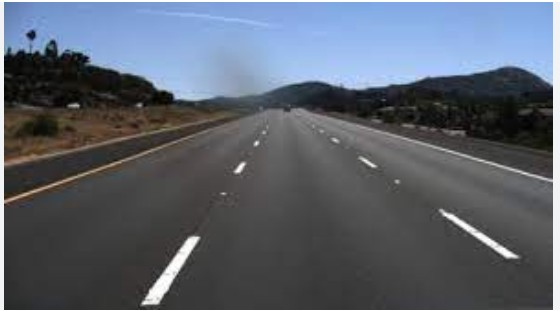
#> input picture lane_det_test_01.jpg, 560 x 311 px
$ python LaneDetection_Main.py
#> lines starting #> are read from the running program, lines starting #| are printed output that depends on the picture; after the words box and inside, x2 and y2 are one past the last pixel; in counts of white or black regions, pixels touching at a corner belong together
#> further down, img is the input picture: shape (311, 560, 3); mean B, G, R 109.9, 99, 92.1
### laneDetection.py
import cv2
import matplotlib.pyplot as plt
import numpy as np

def grey_scale(img): # 1) converts frame to grey scale
    img = np.asarray(img)
    return cv2.cvtColor(img, cv2.COLOR_BGR2GRAY)

def guass_blur(img): # Applying a 5x5 Guassian kernel to remove noise/smooth image
    bluredImg = cv2.GaussianBlur(img, (5,5), 0)
    return bluredImg

def canny_edge_det(img, low, high): # Canny edge detection
#> called with low = 50, high = 150
    edges = cv2.Canny(img, low, high) # low thresh = 100, high = 200
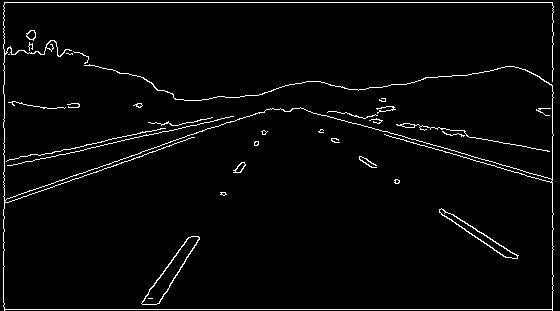
#> edges: shape (311, 560); 2.9% white in thin lines or dots
    # cv2.imshow("Edges", edges)
    # cv2.waitKey(0)
    # cv2.destroyAllWindows()
    return edges

# [12 lines of commented-out code are left out]

def regionOfInterest(edges_):
    h, w = edges_.shape
#> h = 311; w = 560
    triMask = np.zeros_like(edges_)
    reg_of_int = np.array([[
        (0,h),
        (w*0.45, h*0.5),
        (w*0.55, h*0.5),
        (w, 0.7*h ),
        (w, h)]], dtype=np.int32)
    cv2.fillPoly(triMask, reg_of_int, 255)
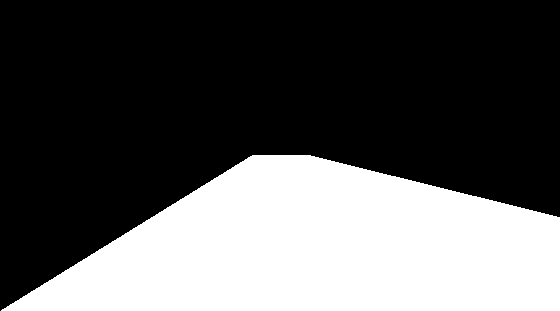
#> triMask: shape (311, 560); 34.4% white; 1 white region, box (x1, y1, x2, y2) and area: (1, 155, 560, 311) 59862
    # cv2.imshow("Mask", triMask)
    # cv2.waitKey(0)
    # cv2.destroyAllWindows()

    masked = cv2.bitwise_and(edges_, triMask)
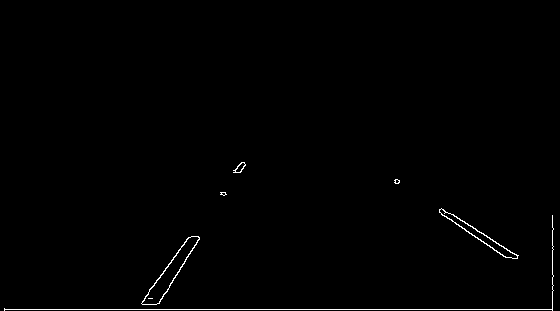
#> masked: shape (311, 560); 0.7% white in thin lines or dots, all inside (x1, y1, x2, y2) = (4, 162, 554, 311)
    cv2.imshow("Masked edges", masked)
    cv2.waitKey(0)
    cv2.destroyAllWindows()
    return masked


def houghLineTransform(img, threshold):
#> called with threshold = 50
    y, x = img.shape
#> y = 311; x = 560
    diagLine = int(np.ceil(x**2 + y**2))
#> diagLine = 410321
    rhos = np.linspace(-diagLine, diagLine, 2*diagLine + 1)
    angles = np.deg2rad(np.arange(-90,90))
    accum = np.zeros((len(rhos), len(angles)))

    y_coors, x_coors = np.nonzero(img) # Allows us to skip the nested loop when considering the columns
#> y_coors = 1222 values from 162 to 310; x_coors = 1222 values, max 553 at index 185, min 4 at index 669, mean 317.6
    print("Number of edge pixels:", len(x_coors))
#| Number of edge pixels: 1222

    cos_a = np.cos(angles)
    sin_a = np.sin(angles)

#     # Computes x*cos(angle) for all x coordinates and all angles all at once and stores the result in a 2D matrix
#     # where  each row is an edge (x-coord) pixel and each columns corresponds to an angle
#     # Does the above for y*sin(angle) as well
#     # rhos_matrix returns a matrix where each row corresponds to an (x,y) edge pixel and each column corresponds to an angle
    rhos_matrix = np.outer(x_coors, cos_a) + np.outer(y_coors, sin_a)  # Vecotorization to avoid nested operations - where each (x,y) there would be a nested loop for each rho calculation
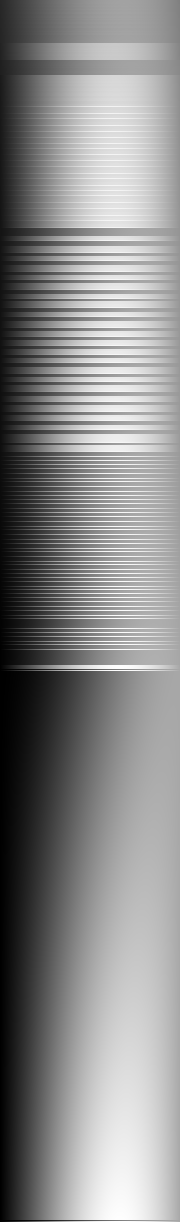
#> rhos_matrix: shape (1222, 180) float64; min -310, max 633.1, mean 200.6; drawn with min black and max white
#     # print(f"rhos min: {rhos.min()}, rhos max: {rhos.max()}")
#     # print(f"rhos_matrix min: {rhos_matrix.min()}, rhos_matrix max: {rhos_matrix.max()}")

#     # **Efficient rho binning using np.digitize()**
    rho_indexes = np.digitize(rhos_matrix.ravel(), rhos) - 1  # Get closest bin index
#     # print(f"rho_indexes min: {rho_indexes.min()}, rho_indexes max: {rho_indexes.max()}")
    rho_indexes = rho_indexes.reshape(rhos_matrix.shape)  # Reshape to match (num_edges, num_thetas)

#     # accumulate votes

    for i in range(len(angles)):
         np.add.at(accum[:,i], rho_indexes[:,i], 1) # increment index for each ith angle column correspinding to the rho indexes at the ith angle

#
    rho_angles_peaks = np.argwhere(accum > threshold) # returns indexes (row, col) of peak votes
#     print(rho_angles_peaks)
#     # given the parameters of the most defined lines, we now transform from polor coordinates to cartesian coordinates
    for rho_idx, angles_idx in rho_angles_peaks:
        rho_val = rhos[rho_idx]
        angle_val = angles[angles_idx]

#         # each line needs 2 points for the np.Lines function to create a line
        x0 = rho_val*np.cos(angle_val) # Vector (x0, y0) is the shortest line from origin to point (x0, y0) on line
        y0 = rho_val*np.sin(angle_val) # However, it wouldn;t be enough to use this as one of the points as we need 2 points that are far way to span the whole line

            # The vector that is normal to (x0, y0) is the line of the edge which (x0, y0) lies.
            # To find this we take the inner product to be 0, givng L = (-sin(t),cos(t))
        l_x = -np.sin(angle_val)
        l_y = np.cos(angle_val)
        k = 1000 # Scalar to span the whole line

            # Point 1
        x1 = int(x0 + k*l_x)
        y1 = int(y0 + k*l_y)

            # Point 2
        x2 = int(x0 - k*l_x)
        y2 = int(y0 - k*l_y)

        img = cv2.line(img, (x1,y1), (x2,y2), (255,255,255), 2)

        y_new, x_new = np.nonzero(img)
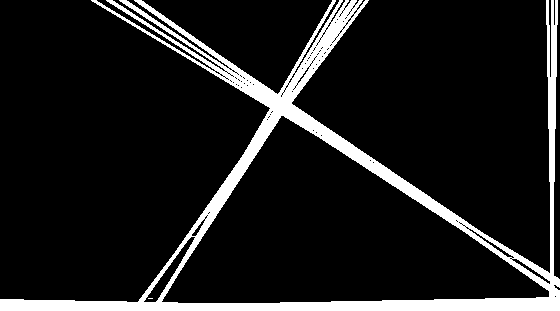
#> img: shape (311, 560); 11.2% white; 2 white regions (1 under 20 px), largest, box (x1, y1, x2, y2) and area: (0, 0, 560, 311) 19507

        # for y_p in y_new:
        #     if y_p <= y*0.5:
        #         img[y_p, :] = (0, 0 , 0)

    tempMask = np.zeros_like(img)

    reg_of_int = np.array([[
        (0,y*0.3),
        (x, y*0.3),
        (x, y),
        (0, y)]], dtype=np.int32)

    cv2.fillPoly(tempMask, reg_of_int, 255)
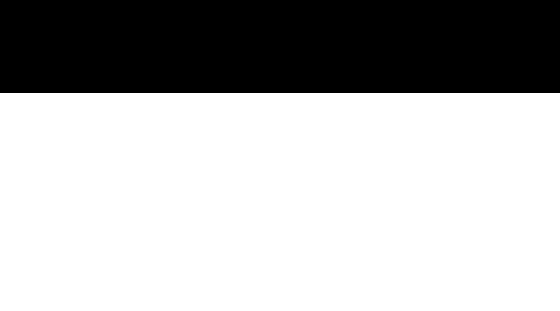
#> tempMask: shape (311, 560); 70.1% white; 1 black region, box (x1, y1, x2, y2) and area: (0, 0, 560, 93) 52080

    img = cv2.bitwise_and(img, tempMask)
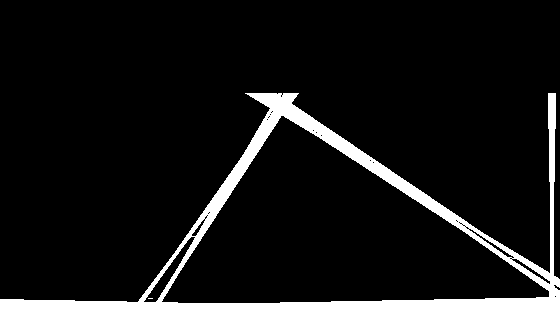
#> img: shape (311, 560); 7.9% white; 2 white regions (1 under 20 px), largest, box (x1, y1, x2, y2) and area: (0, 93, 560, 311) 13801

    img = cv2.cvtColor(img, cv2.COLOR_GRAY2BGR)

    cv2.imshow("lanes", img)
    cv2.waitKey(0)
    cv2.destroyAllWindows()


# def houghLineTransform(img, t):
#     img = cv2.HoughLinesP(img, )

### LaneDetection_Main.py
import laneDetection
import cv2
import matplotlib.pyplot as plt

img = cv2.imread("lane_det_test_01.jpg")

blurred_img = laneDetection.guass_blur(img)

grey_img = laneDetection.grey_scale(blurred_img)

edges = laneDetection.canny_edge_det(grey_img, 50, 150)

roi = laneDetection.regionOfInterest(edges)

# [20 lines of commented-out code are left out]

laneDetection.houghLineTransform(roi, 50)

# laneDetection.canny_edge_det(grey_img, 50, 150)
# laneDetection.regionOfInterest(edges)
